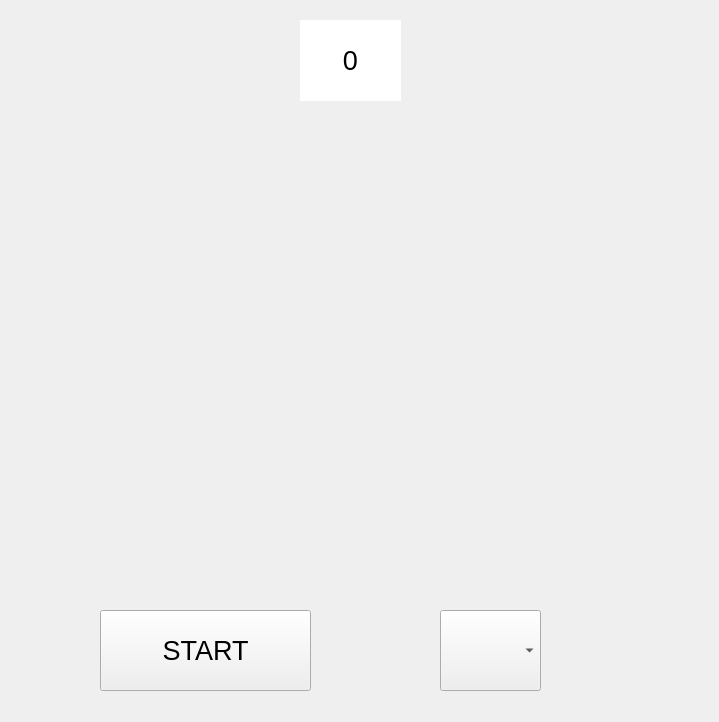
<?xml version="1.0" encoding="UTF-8"?>
<ui version="4.0">
 <class>GameWindow</class>
 <widget class="QMainWindow" name="GameWindow">
  <property name="geometry">
   <rect>
    <x>0</x>
    <y>0</y>
    <width>719</width>
    <height>722</height>
   </rect>
  </property>
  <property name="windowTitle">
   <string>GameWindow</string>
  </property>
  <widget class="QWidget" name="centralWidget">
   <widget class="QWidget" name="gridLayoutWidget">
    <property name="geometry">
     <rect>
      <x>70</x>
      <y>110</y>
      <width>571</width>
      <height>481</height>
     </rect>
    </property>
    <layout class="QGridLayout" name="fieldGridLayout">
     <item row="3" column="0">
      <widget class="QLabel" name="Field3_0">
       <property name="text">
        <string/>
       </property>
       <property name="pixmap">
        <pixmap>ressources/FieldIcon.png</pixmap>
       </property>
       <property name="alignment">
        <set>Qt::AlignCenter</set>
       </property>
      </widget>
     </item>
     <item row="0" column="0">
      <widget class="QLabel" name="Field0_0">
       <property name="text">
        <string/>
       </property>
       <property name="pixmap">
        <pixmap>ressources/FieldIcon.png</pixmap>
       </property>
       <property name="alignment">
        <set>Qt::AlignCenter</set>
       </property>
      </widget>
     </item>
     <item row="3" column="2">
      <widget class="QLabel" name="Field3_2">
       <property name="text">
        <string/>
       </property>
       <property name="pixmap">
        <pixmap>ressources/FieldIcon.png</pixmap>
       </property>
       <property name="alignment">
        <set>Qt::AlignCenter</set>
       </property>
      </widget>
     </item>
     <item row="1" column="1">
      <widget class="QLabel" name="Field1_1">
       <property name="text">
        <string/>
       </property>
       <property name="pixmap">
        <pixmap>ressources/FieldIcon.png</pixmap>
       </property>
       <property name="alignment">
        <set>Qt::AlignCenter</set>
       </property>
      </widget>
     </item>
     <item row="2" column="3">
      <widget class="QLabel" name="Field2_3">
       <property name="text">
        <string/>
       </property>
       <property name="pixmap">
        <pixmap>ressources/FieldIcon.png</pixmap>
       </property>
       <property name="alignment">
        <set>Qt::AlignCenter</set>
       </property>
      </widget>
     </item>
     <item row="0" column="2">
      <widget class="QLabel" name="Field0_2">
       <property name="text">
        <string/>
       </property>
       <property name="pixmap">
        <pixmap>ressources/FieldIcon.png</pixmap>
       </property>
       <property name="alignment">
        <set>Qt::AlignCenter</set>
       </property>
      </widget>
     </item>
     <item row="2" column="2">
      <widget class="QLabel" name="Field2_2">
       <property name="text">
        <string/>
       </property>
       <property name="pixmap">
        <pixmap>ressources/FieldIcon.png</pixmap>
       </property>
       <property name="alignment">
        <set>Qt::AlignCenter</set>
       </property>
      </widget>
     </item>
     <item row="1" column="0">
      <widget class="QLabel" name="Field1_0">
       <property name="text">
        <string/>
       </property>
       <property name="pixmap">
        <pixmap>ressources/FieldIcon.png</pixmap>
       </property>
       <property name="alignment">
        <set>Qt::AlignCenter</set>
       </property>
      </widget>
     </item>
     <item row="3" column="3">
      <widget class="QLabel" name="Field3_3">
       <property name="text">
        <string/>
       </property>
       <property name="pixmap">
        <pixmap>ressources/FieldIcon.png</pixmap>
       </property>
       <property name="alignment">
        <set>Qt::AlignCenter</set>
       </property>
      </widget>
     </item>
     <item row="1" column="3">
      <widget class="QLabel" name="Field1_3">
       <property name="text">
        <string/>
       </property>
       <property name="pixmap">
        <pixmap>ressources/FieldIcon.png</pixmap>
       </property>
       <property name="alignment">
        <set>Qt::AlignCenter</set>
       </property>
      </widget>
     </item>
     <item row="0" column="1">
      <widget class="QLabel" name="Field0_1">
       <property name="text">
        <string/>
       </property>
       <property name="pixmap">
        <pixmap>ressources/FieldIcon.png</pixmap>
       </property>
       <property name="alignment">
        <set>Qt::AlignCenter</set>
       </property>
      </widget>
     </item>
     <item row="2" column="1">
      <widget class="QLabel" name="Field2_1">
       <property name="text">
        <string/>
       </property>
       <property name="pixmap">
        <pixmap>ressources/FieldIcon.png</pixmap>
       </property>
       <property name="alignment">
        <set>Qt::AlignCenter</set>
       </property>
      </widget>
     </item>
     <item row="1" column="2">
      <widget class="QLabel" name="Field1_2">
       <property name="text">
        <string/>
       </property>
       <property name="pixmap">
        <pixmap>ressources/FieldIcon.png</pixmap>
       </property>
       <property name="alignment">
        <set>Qt::AlignCenter</set>
       </property>
      </widget>
     </item>
     <item row="2" column="0">
      <widget class="QLabel" name="Field2_0">
       <property name="text">
        <string/>
       </property>
       <property name="pixmap">
        <pixmap>ressources/FieldIcon.png</pixmap>
       </property>
       <property name="alignment">
        <set>Qt::AlignCenter</set>
       </property>
      </widget>
     </item>
     <item row="3" column="4">
      <widget class="QLabel" name="Field3_4">
       <property name="text">
        <string/>
       </property>
       <property name="pixmap">
        <pixmap>ressources/FieldIcon.png</pixmap>
       </property>
       <property name="alignment">
        <set>Qt::AlignCenter</set>
       </property>
      </widget>
     </item>
     <item row="1" column="4">
      <widget class="QLabel" name="Field1_4">
       <property name="text">
        <string/>
       </property>
       <property name="pixmap">
        <pixmap>ressources/FieldIcon.png</pixmap>
       </property>
       <property name="alignment">
        <set>Qt::AlignCenter</set>
       </property>
      </widget>
     </item>
     <item row="2" column="4">
      <widget class="QLabel" name="Field2_4">
       <property name="text">
        <string/>
       </property>
       <property name="pixmap">
        <pixmap>ressources/FieldIcon.png</pixmap>
       </property>
       <property name="alignment">
        <set>Qt::AlignCenter</set>
       </property>
      </widget>
     </item>
     <item row="3" column="1">
      <widget class="QLabel" name="Field3_1">
       <property name="text">
        <string/>
       </property>
       <property name="pixmap">
        <pixmap>ressources/FieldIcon.png</pixmap>
       </property>
       <property name="alignment">
        <set>Qt::AlignCenter</set>
       </property>
      </widget>
     </item>
     <item row="0" column="3">
      <widget class="QLabel" name="Field0_3">
       <property name="text">
        <string/>
       </property>
       <property name="pixmap">
        <pixmap>ressources/FieldIcon.png</pixmap>
       </property>
       <property name="alignment">
        <set>Qt::AlignCenter</set>
       </property>
      </widget>
     </item>
     <item row="0" column="4">
      <widget class="QLabel" name="Field0_4">
       <property name="text">
        <string/>
       </property>
       <property name="pixmap">
        <pixmap>ressources/FieldIcon.png</pixmap>
       </property>
       <property name="alignment">
        <set>Qt::AlignCenter</set>
       </property>
      </widget>
     </item>
     <item row="4" column="0">
      <widget class="QLabel" name="Field4_0">
       <property name="text">
        <string/>
       </property>
       <property name="pixmap">
        <pixmap>ressources/FieldIcon.png</pixmap>
       </property>
       <property name="alignment">
        <set>Qt::AlignCenter</set>
       </property>
      </widget>
     </item>
     <item row="4" column="1">
      <widget class="QLabel" name="Field4_1">
       <property name="text">
        <string/>
       </property>
       <property name="pixmap">
        <pixmap>ressources/FieldIcon.png</pixmap>
       </property>
       <property name="alignment">
        <set>Qt::AlignCenter</set>
       </property>
      </widget>
     </item>
     <item row="4" column="2">
      <widget class="QLabel" name="Field4_2">
       <property name="text">
        <string/>
       </property>
       <property name="pixmap">
        <pixmap>ressources/FieldIcon.png</pixmap>
       </property>
       <property name="alignment">
        <set>Qt::AlignCenter</set>
       </property>
      </widget>
     </item>
     <item row="4" column="3">
      <widget class="QLabel" name="Field4_3">
       <property name="text">
        <string/>
       </property>
       <property name="pixmap">
        <pixmap>ressources/FieldIcon.png</pixmap>
       </property>
       <property name="alignment">
        <set>Qt::AlignCenter</set>
       </property>
      </widget>
     </item>
     <item row="4" column="4">
      <widget class="QLabel" name="Field4_4">
       <property name="text">
        <string/>
       </property>
       <property name="pixmap">
        <pixmap>ressources/FieldIcon.png</pixmap>
       </property>
       <property name="alignment">
        <set>Qt::AlignCenter</set>
       </property>
      </widget>
     </item>
    </layout>
   </widget>
   <widget class="QPushButton" name="startButton">
    <property name="geometry">
     <rect>
      <x>100</x>
      <y>610</y>
      <width>211</width>
      <height>81</height>
     </rect>
    </property>
    <property name="font">
     <font>
      <pointsize>20</pointsize>
     </font>
    </property>
    <property name="text">
     <string>START</string>
    </property>
   </widget>
   <widget class="QComboBox" name="obstaclesComboBox">
    <property name="geometry">
     <rect>
      <x>440</x>
      <y>610</y>
      <width>101</width>
      <height>81</height>
     </rect>
    </property>
    <property name="font">
     <font>
      <pointsize>20</pointsize>
     </font>
    </property>
   </widget>
   <widget class="QLabel" name="pointsLabel">
    <property name="geometry">
     <rect>
      <x>300</x>
      <y>20</y>
      <width>101</width>
      <height>81</height>
     </rect>
    </property>
    <property name="font">
     <font>
      <pointsize>20</pointsize>
     </font>
    </property>
    <property name="styleSheet">
     <string notr="true">QLabel
{
	background-color: white
}</string>
    </property>
    <property name="text">
     <string>0</string>
    </property>
    <property name="alignment">
     <set>Qt::AlignCenter</set>
    </property>
   </widget>
  </widget>
 </widget>
 <layoutdefault spacing="6" margin="11"/>
 <resources/>
 <connections/>
</ui>
